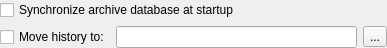
<?xml version="1.0" encoding="UTF-8"?>
<ui version="4.0">
 <class>FileArchiveOptionsClass</class>
 <widget class="QWidget" name="FileArchiveOptionsClass">
  <property name="geometry">
   <rect>
    <x>0</x>
    <y>0</y>
    <width>387</width>
    <height>45</height>
   </rect>
  </property>
  <layout class="QVBoxLayout" name="verticalLayout">
   <property name="leftMargin">
    <number>0</number>
   </property>
   <property name="topMargin">
    <number>0</number>
   </property>
   <property name="rightMargin">
    <number>0</number>
   </property>
   <property name="bottomMargin">
    <number>0</number>
   </property>
   <item>
    <widget class="QCheckBox" name="chbDatabaseSync">
     <property name="text">
      <string>Synchronize archive database at startup</string>
     </property>
    </widget>
   </item>
   <item>
    <layout class="QHBoxLayout" name="horizontalLayout">
     <item>
      <widget class="QCheckBox" name="chbLocation">
       <property name="text">
        <string>Move history to:</string>
       </property>
      </widget>
     </item>
     <item>
      <widget class="QLineEdit" name="lneLocation">
       <property name="sizePolicy">
        <sizepolicy hsizetype="MinimumExpanding" vsizetype="Fixed">
         <horstretch>0</horstretch>
         <verstretch>0</verstretch>
        </sizepolicy>
       </property>
       <property name="readOnly">
        <bool>true</bool>
       </property>
      </widget>
     </item>
     <item>
      <widget class="QToolButton" name="tlbLocation">
       <property name="text">
        <string notr="true">...</string>
       </property>
      </widget>
     </item>
    </layout>
   </item>
  </layout>
 </widget>
 <layoutdefault spacing="6" margin="11"/>
 <resources/>
 <connections/>
</ui>
